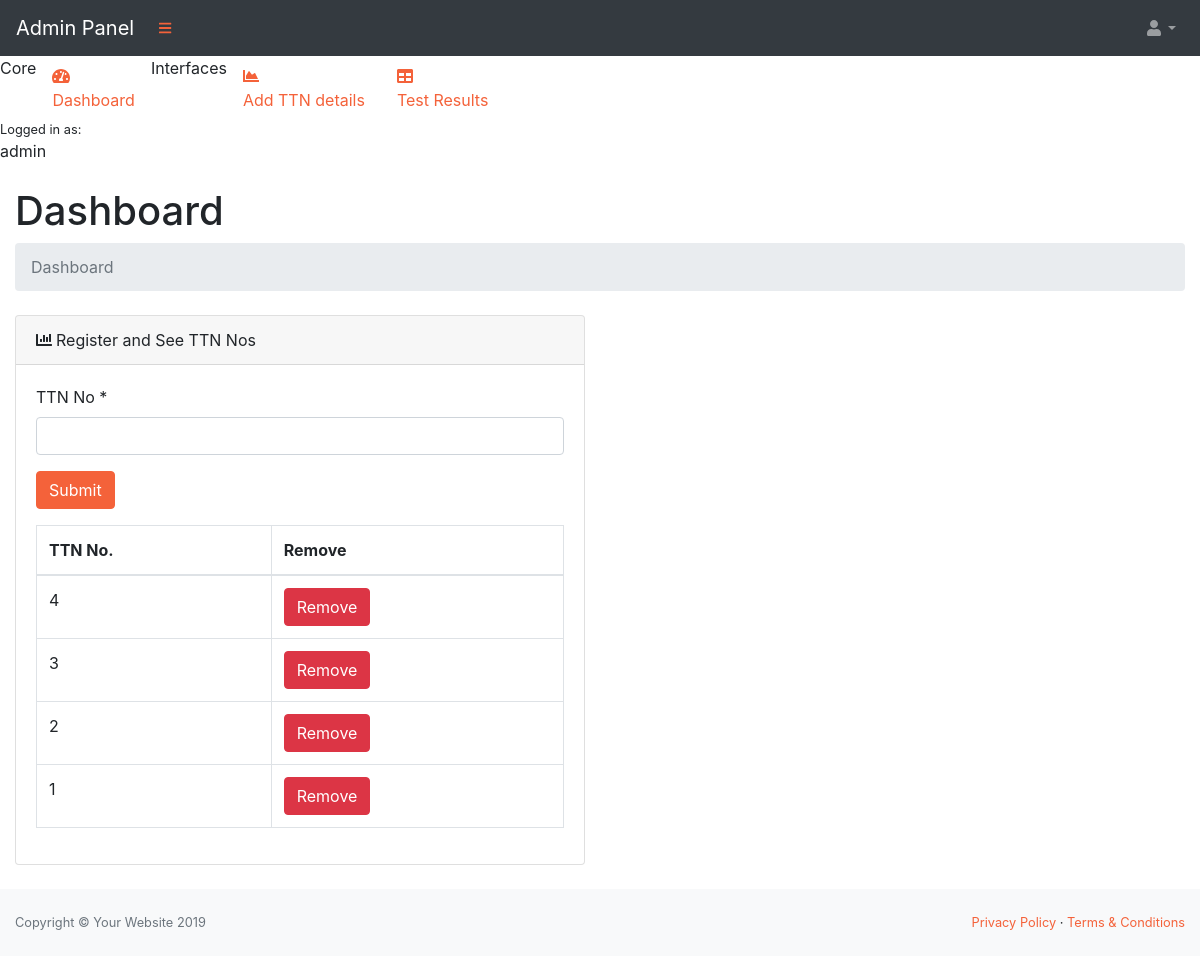
Screenshot of /ttn/ (signed in) with the database file from the repository.
### app/models.py (models this page shows)
class TTN(models.Model):
    ttn_no = models.CharField(max_length=150, null=False, unique=True)

### app/views.py (the view, shortened to what this page needs)
# urls.py: url(r'^ttn/', views.ttn, name="ttn"),
def ttn(request):
    if 'admin_logged' in request.session:
        ttn_nos = TTN.objects.all().order_by('-id')
        return render(request, 'adminPanel/ttn.html', {'ttn_nos':ttn_nos})
    else:
        return redirect('admin_login')

### app/templates/adminPanel/ttn.html (shortened to what this page needs)
{% include './includes/sidebar.html' %}
{% load static %}
<div id="layoutSidenav_content">
    <main>
        <div class="container-fluid">
            <h1 class="mt-4">Dashboard</h1>
            <ol class="breadcrumb mb-4">
                <li class="breadcrumb-item active">Dashboard</li>
            </ol>
            <div class="row">
                <div class="col-xl-6">
                    <div class="card mb-4">
                        <div class="card-header"><i class="fas fa-chart-bar mr-1"></i>Register and See TTN Nos</div>
                        <div class="card-body">
                            <form action="" method="POST">
                                <div class="form-group">
                                    <label>TTN No *</label>
                                    <input type="text" name="ttn_no" class="form-control" required>
                                </div>
                                <div class="form-group">
                                    <button type="submit"  class="btn btn-primary">Submit</button>
                                </div>
                            </form>
                            <div class="table-responsive">
                                <table class="table table-bordered" id="dataTable" width="100%" cellspacing="0">
                                    <thead>
                                    <tr>
                                        <th>TTN No.</th>
                                        <th>Remove</th>
                                    </tr>
                                    </thead>
                                    <tbody>
                                    {% for ttn_no in ttn_nos %}
                                    <tr>
                                        <td>{{ttn_no.ttn_no}}</td>
                                        <td><a href="{% url 'delete_ttn_no' id=ttn_no.id %}" class = "btn btn-danger" style = "color:white"> Remove </a></td>
                                    </tr>
                                    {% endfor %}
                                    </tbody>
                                </table>
                            </div>
                        </div>
                    </div>
                </div>
            </div>
        </div>
    </main>
    {% include './includes/footer.html' %}

### rows the page displays
TTN: ttn_no "4"
TTN: ttn_no "3"
TTN: ttn_no "2"
TTN: ttn_no "1"

### other values shown
{{ request.session.admin_name }} "admin"
